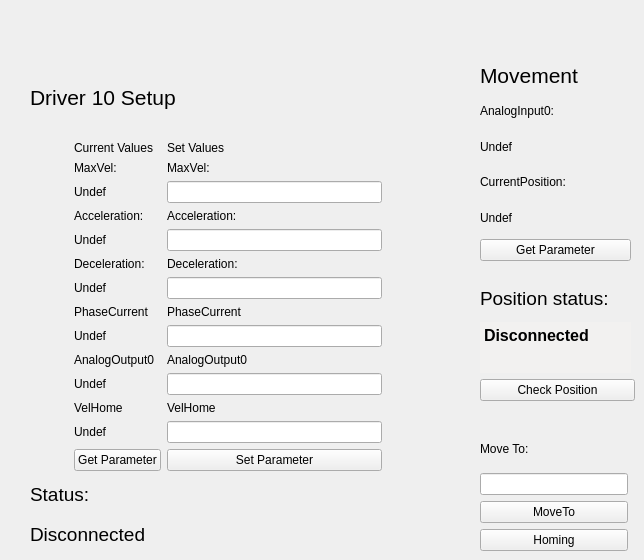
          <widget class="QWidget" name="tab_12">
           <attribute name="title">
            <string>10</string>
           </attribute>
           <attribute name="toolTip">
            <string>Driver 10 Setup and Movimentation</string>
           </attribute>
           <widget class="QWidget" name="layoutWidget_25">
            <property name="geometry">
             <rect>
              <x>480</x>
              <y>430</y>
              <width>148</width>
              <height>121</height>
             </rect>
            </property>
            <layout class="QVBoxLayout" name="verticalLayout_69">
             <item>
              <widget class="QLabel" name="label_255">
               <property name="text">
                <string>Move To:</string>
               </property>
              </widget>
             </item>
             <item>
              <widget class="QLineEdit" name="LineEditMoveToValue_10">
               <property name="toolTip">
                <string>Position to move driver 10</string>
               </property>
              </widget>
             </item>
             <item>
              <widget class="QPushButton" name="MoveTo_10">
               <property name="toolTip">
                <string>Move driver 10 to the position specified above</string>
               </property>
               <property name="text">
                <string>MoveTo</string>
               </property>
              </widget>
             </item>
             <item>
              <widget class="QPushButton" name="Homing_10">
               <property name="toolTip">
                <string>Execute the driver 10 homing procedure</string>
               </property>
               <property name="text">
                <string>Homing</string>
               </property>
              </widget>
             </item>
            </layout>
           </widget>
           <widget class="QWidget" name="layoutWidget_27">
            <property name="geometry">
             <rect>
              <x>480</x>
              <y>60</y>
              <width>151</width>
              <height>201</height>
             </rect>
            </property>
            <layout class="QVBoxLayout" name="verticalLayout_70">
             <item>
              <widget class="QLabel" name="label_258">
               <property name="font">
                <font>
                 <pointsize>16</pointsize>
                </font>
               </property>
               <property name="text">
                <string>Movement</string>
               </property>
              </widget>
             </item>
             <item>
              <widget class="QLabel" name="label_259">
               <property name="text">
                <string>AnalogInput0:</string>
               </property>
              </widget>
             </item>
             <item>
              <widget class="QLabel" name="LabelMovAnalogInput0_10">
               <property name="toolTip">
                <string>Current value of driver 10 AnalogInput(0)</string>
               </property>
               <property name="text">
                <string>Undef</string>
               </property>
              </widget>
             </item>
             <item>
              <widget class="QLabel" name="label_260">
               <property name="text">
                <string>CurrentPosition:</string>
               </property>
              </widget>
             </item>
             <item>
              <widget class="QLabel" name="LabelMovCurrentPosition_10">
               <property name="toolTip">
                <string>Current value of driver 10 CurrentPosition</string>
               </property>
               <property name="text">
                <string>Undef</string>
               </property>
              </widget>
             </item>
             <item>
              <widget class="QPushButton" name="GetParameterMov_10">
               <property name="toolTip">
                <string>Get position parameters of driver 10</string>
               </property>
               <property name="text">
                <string>Get Parameter</string>
               </property>
              </widget>
             </item>
            </layout>
           </widget>
           <widget class="QWidget" name="layoutWidget_26">
            <property name="geometry">
             <rect>
              <x>30</x>
              <y>60</y>
              <width>352</width>
              <height>491</height>
             </rect>
            </property>
            <layout class="QGridLayout" name="gridLayout_43">
             <item row="0" column="0" colspan="3">
              <widget class="QLabel" name="label_158">
               <property name="font">
                <font>
                 <pointsize>16</pointsize>
                </font>
               </property>
               <property name="text">
                <string>Driver 10 Setup</string>
               </property>
              </widget>
             </item>
             <item row="1" column="0">
              <layout class="QVBoxLayout" name="verticalLayout_22">
               <item>
                <widget class="QLabel" name="Images_10">
                 <property name="minimumSize">
                  <size>
                   <width>0</width>
                   <height>100</height>
                  </size>
                 </property>
                 <property name="maximumSize">
                  <size>
                   <width>200</width>
                   <height>150</height>
                  </size>
                 </property>
                 <property name="text">
                  <string/>
                 </property>
                 <property name="pixmap">
                  <pixmap resource="file.qrc">:/Driver.jpg</pixmap>
                 </property>
                 <property name="scaledContents">
                  <bool>true</bool>
                 </property>
                </widget>
               </item>
               <item>
                <widget class="QLabel" name="label_159">
                 <property name="text">
                  <string/>
                 </property>
                </widget>
               </item>
              </layout>
             </item>
             <item row="1" column="1">
              <widget class="QLabel" name="label_368">
               <property name="minimumSize">
                <size>
                 <width>25</width>
                 <height>0</height>
                </size>
               </property>
               <property name="text">
                <string/>
               </property>
              </widget>
             </item>
             <item row="1" column="2">
              <layout class="QGridLayout" name="gridLayout_21">
               <item row="0" column="0">
                <widget class="QLabel" name="label_160">
                 <property name="text">
                  <string>Current Values</string>
                 </property>
                </widget>
               </item>
               <item row="0" column="1">
                <widget class="QLabel" name="label_161">
                 <property name="text">
                  <string>Set Values</string>
                 </property>
                </widget>
               </item>
               <item row="1" column="0">
                <widget class="QLabel" name="label_162">
                 <property name="text">
                  <string>MaxVel:</string>
                 </property>
                </widget>
               </item>
               <item row="1" column="1">
                <widget class="QLabel" name="label_163">
                 <property name="text">
                  <string>MaxVel:</string>
                 </property>
                </widget>
               </item>
               <item row="2" column="0">
                <widget class="QLabel" name="LabelMaxVelSetup_10">
                 <property name="toolTip">
                  <string>Current value of driver 10 MaxVel</string>
                 </property>
                 <property name="text">
                  <string>Undef</string>
                 </property>
                </widget>
               </item>
               <item row="2" column="1">
                <widget class="QLineEdit" name="LineEditMaxVelSetup_10">
                 <property name="toolTip">
                  <string>&lt;html&gt;&lt;head/&gt;&lt;body&gt;&lt;p&gt;MaxVel of driver 10 to set&lt;/p&gt;&lt;/body&gt;&lt;/html&gt;</string>
                 </property>
                </widget>
               </item>
               <item row="3" column="0">
                <widget class="QLabel" name="label_164">
                 <property name="text">
                  <string>Acceleration:</string>
                 </property>
                </widget>
               </item>
               <item row="3" column="1">
                <widget class="QLabel" name="label_165">
                 <property name="text">
                  <string>Acceleration:</string>
                 </property>
                </widget>
               </item>
               <item row="4" column="0">
                <widget class="QLabel" name="LabelAccelerationSetup_10">
                 <property name="toolTip">
                  <string>Current value of driver 10 Acceleration</string>
                 </property>
                 <property name="text">
                  <string>Undef</string>
                 </property>
                </widget>
               </item>
               <item row="4" column="1">
                <widget class="QLineEdit" name="LineEditAccelerationSetup_10">
                 <property name="toolTip">
                  <string>&lt;html&gt;&lt;head/&gt;&lt;body&gt;&lt;p&gt;Acceleration of driver 10 to set&lt;/p&gt;&lt;/body&gt;&lt;/html&gt;</string>
                 </property>
                </widget>
               </item>
               <item row="5" column="0">
                <widget class="QLabel" name="label_166">
                 <property name="text">
                  <string>Deceleration:</string>
                 </property>
                </widget>
               </item>
               <item row="5" column="1">
                <widget class="QLabel" name="label_167">
                 <property name="text">
                  <string>Deceleration:</string>
                 </property>
                </widget>
               </item>
               <item row="6" column="0">
                <widget class="QLabel" name="LabelDecelerationSetup_10">
                 <property name="toolTip">
                  <string>Current value of driver 10 Deceleration</string>
                 </property>
                 <property name="text">
                  <string>Undef</string>
                 </property>
                </widget>
               </item>
               <item row="6" column="1">
                <widget class="QLineEdit" name="LineEditDecelerationSetup_10">
                 <property name="toolTip">
                  <string>&lt;html&gt;&lt;head/&gt;&lt;body&gt;&lt;p&gt;Deceleration of driver 10 to set&lt;/p&gt;&lt;/body&gt;&lt;/html&gt;</string>
                 </property>
                </widget>
               </item>
               <item row="7" column="0">
                <widget class="QLabel" name="label_168">
                 <property name="text">
                  <string>PhaseCurrent</string>
                 </property>
                </widget>
               </item>
               <item row="7" column="1">
                <widget class="QLabel" name="label_169">
                 <property name="text">
                  <string>PhaseCurrent</string>
                 </property>
                </widget>
               </item>
               <item row="8" column="0">
                <widget class="QLabel" name="LabelPhaseCurrentSetup_10">
                 <property name="toolTip">
                  <string>Current value of driver 10 PhaseCurrent</string>
                 </property>
                 <property name="text">
                  <string>Undef</string>
                 </property>
                </widget>
               </item>
               <item row="8" column="1">
                <widget class="QLineEdit" name="LineEditPhaseCurrentSetup_10">
                 <property name="toolTip">
                  <string>&lt;html&gt;&lt;head/&gt;&lt;body&gt;&lt;p&gt; PhaseCurrent of driver 10 to set&lt;/p&gt;&lt;/body&gt;&lt;/html&gt;</string>
                 </property>
                </widget>
               </item>
               <item row="9" column="0">
                <widget class="QLabel" name="label_170">
                 <property name="text">
                  <string>AnalogOutput0</string>
                 </property>
                </widget>
               </item>
               <item row="9" column="1">
                <widget class="QLabel" name="label_171">
                 <property name="text">
                  <string>AnalogOutput0</string>
                 </property>
                </widget>
               </item>
               <item row="10" column="0">
                <widget class="QLabel" name="LabelAnalogOutputSetup_10">
                 <property name="toolTip">
                  <string>Current value of driver 10 AnalogOutput(0)</string>
                 </property>
                 <property name="text">
                  <string>Undef</string>
                 </property>
                </widget>
               </item>
               <item row="10" column="1">
                <widget class="QLineEdit" name="LineEditAnalogOutputSetup_10">
                 <property name="toolTip">
                  <string>&lt;html&gt;&lt;head/&gt;&lt;body&gt;&lt;p&gt; AnalogOutput(0) of driver 10 to set&lt;/p&gt;&lt;/body&gt;&lt;/html&gt;</string>
                 </property>
                </widget>
               </item>
               <item row="11" column="0">
                <widget class="QLabel" name="label_369">
                 <property name="text">
                  <string>VelHome</string>
                 </property>
                </widget>
               </item>
               <item row="11" column="1">
                <widget class="QLabel" name="label_370">
                 <property name="text">
                  <string>VelHome</string>
                 </property>
                </widget>
               </item>
               <item row="12" column="0">
                <widget class="QLabel" name="LabelVelHomeSetup_10">
                 <property name="toolTip">
                  <string>Current value of driver 10 VelHome</string>
                 </property>
                 <property name="text">
                  <string>Undef</string>
                 </property>
                </widget>
               </item>
               <item row="12" column="1">
                <widget class="QLineEdit" name="LineEditVelHomeSetup_10">
                 <property name="toolTip">
                  <string>&lt;html&gt;&lt;head/&gt;&lt;body&gt;&lt;p&gt;VelHome of driver 10 to set&lt;/p&gt;&lt;/body&gt;&lt;/html&gt;</string>
                 </property>
                </widget>
               </item>
               <item row="13" column="0">
                <widget class="QPushButton" name="GetParameterDriver_10">
                 <property name="toolTip">
                  <string>&lt;html&gt;&lt;head/&gt;&lt;body&gt;&lt;p&gt;Get the current parameter of the driver 10&lt;/p&gt;&lt;/body&gt;&lt;/html&gt;</string>
                 </property>
                 <property name="text">
                  <string>Get Parameter</string>
                 </property>
                </widget>
               </item>
               <item row="13" column="1">
                <widget class="QPushButton" name="SetParameterDriver_10">
                 <property name="toolTip">
                  <string>&lt;html&gt;&lt;head/&gt;&lt;body&gt;&lt;p&gt;Set parameter of driver 10. Nota bene: in order to accomplished the command you have to set all the fields above.&lt;/p&gt;&lt;/body&gt;&lt;/html&gt;</string>
                 </property>
                 <property name="text">
                  <string>Set Parameter</string>
                 </property>
                </widget>
               </item>
              </layout>
             </item>
             <item row="2" column="0" colspan="3">
              <layout class="QVBoxLayout" name="verticalLayout_23">
               <item>
                <widget class="QLabel" name="label_172">
                 <property name="font">
                  <font>
                   <pointsize>14</pointsize>
                  </font>
                 </property>
                 <property name="text">
                  <string>Status:</string>
                 </property>
                </widget>
               </item>
               <item>
                <widget class="QLabel" name="LabelStatusDriver10">
                 <property name="font">
                  <font>
                   <pointsize>14</pointsize>
                  </font>
                 </property>
                 <property name="toolTip">
                  <string>Driver 10 Status</string>
                 </property>
                 <property name="text">
                  <string>Disconnected</string>
                 </property>
                </widget>
               </item>
              </layout>
             </item>
            </layout>
           </widget>
           <widget class="QWidget" name="layoutWidget_50">
            <property name="geometry">
             <rect>
              <x>480</x>
              <y>280</y>
              <width>155</width>
              <height>121</height>
             </rect>
            </property>
            <layout class="QVBoxLayout" name="verticalLayout_87">
             <item>
              <layout class="QVBoxLayout" name="verticalLayout_44">
               <item>
                <widget class="QLabel" name="label_319">
                 <property name="font">
                  <font>
                   <pointsize>14</pointsize>
                  </font>
                 </property>
                 <property name="text">
                  <string>Position status:</string>
                 </property>
                </widget>
               </item>
               <item>
                <widget class="QTextEdit" name="LabelPositionStatus_10">
                 <property name="maximumSize">
                  <size>
                   <width>151</width>
                   <height>51</height>
                  </size>
                 </property>
                 <property name="palette">
                  <palette>
                   <active>
                    <colorrole role="Base">
                     <brush brushstyle="SolidPattern">
                      <color alpha="255">
                       <red>242</red>
                       <green>241</green>
                       <blue>240</blue>
                      </color>
                     </brush>
                    </colorrole>
                   </active>
                   <inactive>
                    <colorrole role="Base">
                     <brush brushstyle="SolidPattern">
                      <color alpha="255">
                       <red>242</red>
                       <green>241</green>
                       <blue>240</blue>
                      </color>
                     </brush>
                    </colorrole>
                   </inactive>
                   <disabled>
                    <colorrole role="Base">
                     <brush brushstyle="SolidPattern">
                      <color alpha="255">
                       <red>255</red>
                       <green>255</green>
                       <blue>255</blue>
                      </color>
                     </brush>
                    </colorrole>
                   </disabled>
                  </palette>
                 </property>
                 <property name="font">
                  <font>
                   <pointsize>12</pointsize>
                   <weight>75</weight>
                   <bold>true</bold>
                  </font>
                 </property>
                 <property name="toolTip">
                  <string>&lt;html&gt;&lt;head/&gt;&lt;body&gt;&lt;p&gt;&lt;span style=&quot; font-size:11pt; font-weight:400;&quot;&gt;Here is printed the correspondence between the estimated position and the CurrentPosition of the driver 10.&lt;/span&gt;&lt;/p&gt;&lt;/body&gt;&lt;/html&gt;</string>
                 </property>
                 <property name="frameShape">
                  <enum>QFrame::NoFrame</enum>
                 </property>
                 <property name="html">
                  <string>&lt;!DOCTYPE HTML PUBLIC &quot;-//W3C//DTD HTML 4.0//EN&quot; &quot;http://www.w3.org/TR/REC-html40/strict.dtd&quot;&gt;
&lt;html&gt;&lt;head&gt;&lt;meta name=&quot;qrichtext&quot; content=&quot;1&quot; /&gt;&lt;style type=&quot;text/css&quot;&gt;
p, li { white-space: pre-wrap; }
&lt;/style&gt;&lt;/head&gt;&lt;body style=&quot; font-family:'.SF NS Text'; font-size:12pt; font-weight:600; font-style:normal;&quot;&gt;
&lt;p style=&quot; margin-top:0px; margin-bottom:0px; margin-left:0px; margin-right:0px; -qt-block-indent:0; text-indent:0px;&quot;&gt;&lt;span style=&quot; font-family:'Ubuntu';&quot;&gt;Disconnected&lt;/span&gt;&lt;/p&gt;&lt;/body&gt;&lt;/html&gt;</string>
                 </property>
                 <property name="textInteractionFlags">
                  <set>Qt::TextSelectableByMouse</set>
                 </property>
                </widget>
               </item>
              </layout>
             </item>
             <item>
              <widget class="QPushButton" name="CheckPositionButton_10">
               <property name="toolTip">
                <string>&lt;html&gt;&lt;head/&gt;&lt;body&gt;&lt;p&gt;Verify the correspondence between the estimated position and the current position of the driver 10.&lt;/p&gt;&lt;/body&gt;&lt;/html&gt;</string>
               </property>
               <property name="text">
                <string>Check Position</string>
               </property>
              </widget>
             </item>
            </layout>
           </widget>
          </widget>
